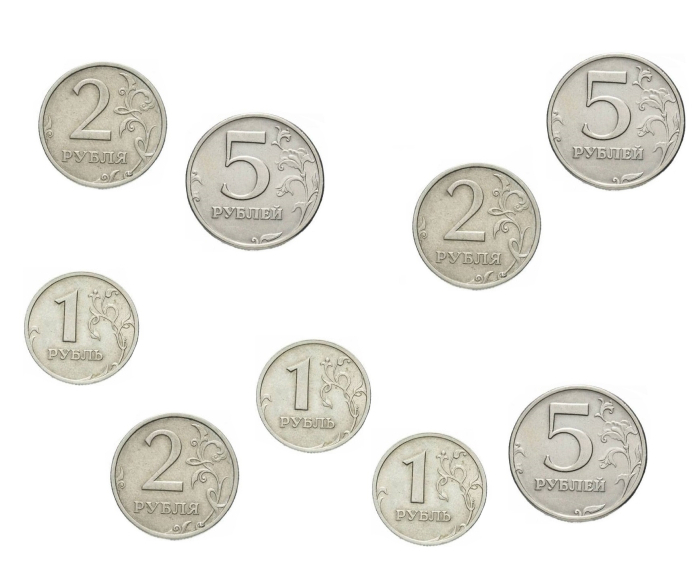
#> input picture labs/img/coins.jpg, 700 x 566 px, found by its file name
$ python lab3.py
#> lines starting #> are read from the running program, lines starting #| are printed output that depends on the picture; after the words box and inside, x2 and y2 are one past the last pixel; in counts of white or black regions, pixels touching at a corner belong together
import cv2
from matplotlib import pyplot as plt
import numpy as np


def find_coins_1_2_5(img_path):
    Dp = 116
    Dd = 132
    Dq = 142

    img = cv2.imread(img_path, 0)
#> img: shape (566, 700); min 46, max 255, mean 234.7

    ret, th1 = cv2.threshold(img, 250, 255, cv2.THRESH_BINARY_INV)
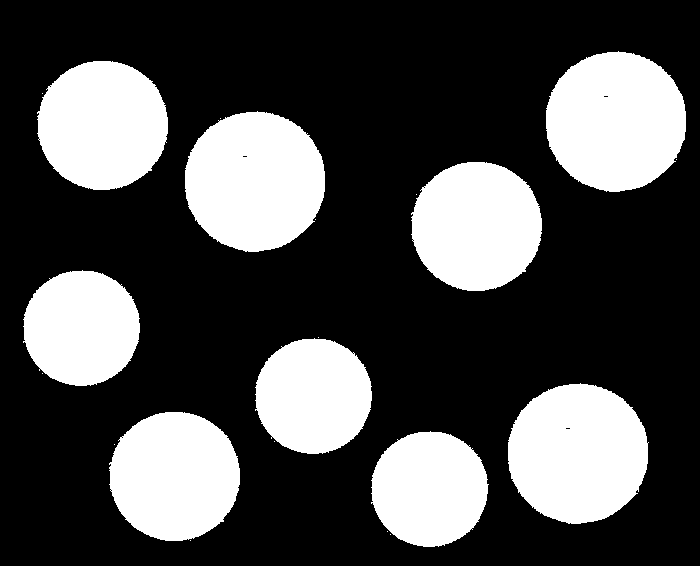
#> th1: shape (566, 700); 29.8% white; 21 white regions (12 under 20 px), largest, box (x1, y1, x2, y2) and area: (508, 383, 649, 524) 15491, (185, 111, 325, 252) 15488, (546, 51, 686, 192) 15486
    kernel = np.ones((3, 3), np.uint8)
    th2 = cv2.morphologyEx(th1, cv2.MORPH_OPEN, kernel)
#> th2: shape (566, 700); 29.8% white; 9 white regions, largest, box (x1, y1, x2, y2) and area: (546, 52, 686, 192) 15472, (508, 384, 648, 524) 15471, (185, 112, 325, 252) 15468
    B = cv2.morphologyEx(th2, cv2.MORPH_CLOSE, kernel)
#> B: shape (566, 700); 29.8% white; 9 white regions, largest, box (x1, y1, x2, y2) and area: (546, 52, 686, 192) 15476, (508, 384, 648, 524) 15475, (185, 112, 325, 252) 15472

    mask1 = np.zeros((Dp, Dp), dtype=np.uint8)
    cv2.circle(mask1, (int(Dp / 2), int(Dp / 2)), int(Dp / 2), 255, -1)
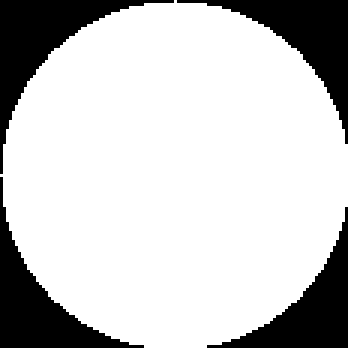
#> mask1: shape (116, 116) (shown 3 times larger); 78.4% white; 4 black regions, box (x1, y1, x2, y2) and area: (0, 0, 58, 58) 783, (59, 0, 116, 48) 725, (0, 59, 48, 116) 725, (69, 69, 116, 116) 668

    mask2 = np.zeros((Dd, Dd), dtype=np.uint8)
    cv2.circle(mask2, (int(Dd / 2), int(Dd / 2)), int(Dd / 2), 255, -1)
#> mask2: shape (132, 132); 78.5% white; 4 black regions, box (x1, y1, x2, y2) and area: (0, 0, 66, 66) 1004, (67, 0, 132, 55) 938, (0, 67, 55, 132) 938, (78, 78, 132, 132) 873

    mask5 = np.zeros((Dq, Dq), dtype=np.uint8)
    cv2.circle(mask5, (int(Dq / 2), int(Dq / 2)), int(Dq / 2), 255, -1)
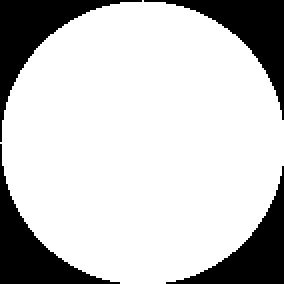
#> mask5: shape (142, 142) (shown 2 times larger); 78.4% white; 4 black regions, box (x1, y1, x2, y2) and area: (0, 0, 71, 71) 1159, (72, 0, 142, 60) 1088, (0, 72, 60, 142) 1088, (83, 83, 142, 142) 1018

    Q = cv2.erode(B, mask2, iterations=1)
#> Q: shape (566, 700); 0.04% white; 3 white regions, box (x1, y1, x2, y2) and area: (612, 118, 620, 125) 50, (251, 178, 259, 185) 50, (574, 450, 582, 457) 50
    Q = cv2.dilate(Q, mask2, iterations=1)
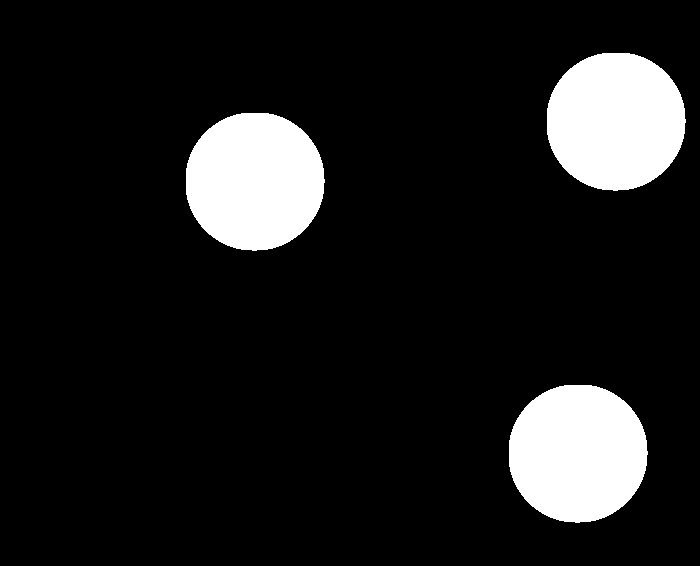
#> Q: shape (566, 700); 11.5% white; 3 white regions, box (x1, y1, x2, y2) and area: (547, 53, 686, 191) 15232, (186, 113, 325, 251) 15232, (509, 385, 648, 523) 15232

    B1 = cv2.bitwise_xor(B, Q)
#> B1: shape (566, 700); 18.2% white; 207 white regions (198 under 20 px), largest, box (x1, y1, x2, y2) and area: (110, 412, 240, 541) 13264, (38, 61, 168, 190) 13262, (412, 162, 542, 291) 13258
    B1 = cv2.morphologyEx(B1, cv2.MORPH_OPEN, kernel)
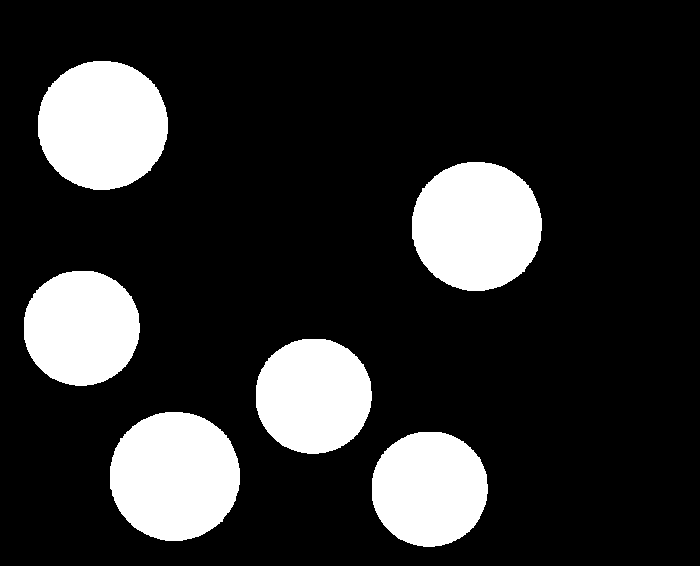
#> B1: shape (566, 700); 18.1% white; 6 white regions, box (x1, y1, x2, y2) and area: (110, 412, 240, 541) 13264, (38, 61, 168, 190) 13262, (412, 162, 542, 291) 13258, (256, 339, 372, 454) 10593, (24, 271, 140, 386) 10590, (372, 432, 488, 547) 10590

    D = cv2.erode(B1, mask1, iterations=1)
#> D: shape (566, 700); 0.11% white; 3 white regions, box (x1, y1, x2, y2) and area: (96, 119, 110, 132) 148, (470, 220, 484, 233) 148, (168, 470, 182, 483) 148
    D = cv2.dilate(D, mask1, iterations=1)
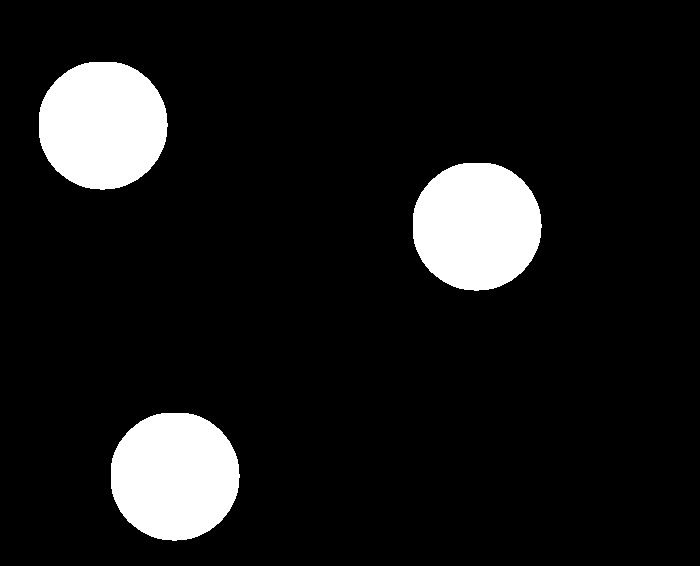
#> D: shape (566, 700); 9.9% white; 3 white regions, box (x1, y1, x2, y2) and area: (39, 62, 168, 190) 13091, (413, 163, 542, 291) 13091, (111, 413, 240, 541) 13091

    B2 = cv2.bitwise_xor(B1, D)
#> B2: shape (566, 700); 8.1% white; 190 white regions (184 under 20 px), largest, box (x1, y1, x2, y2) and area: (256, 339, 372, 454) 10593, (24, 271, 140, 386) 10590, (372, 432, 488, 547) 10590, (412, 216, 414, 240) 24, (110, 466, 112, 490) 24, (38, 115, 39, 137) 22
    P = cv2.morphologyEx(B2, cv2.MORPH_OPEN, kernel)
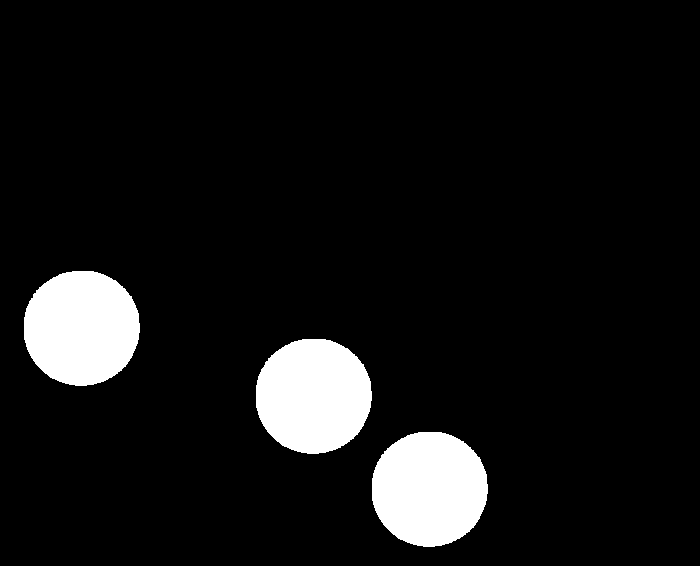
#> P: shape (566, 700); 8% white; 3 white regions, box (x1, y1, x2, y2) and area: (256, 339, 372, 454) 10593, (24, 271, 140, 386) 10590, (372, 432, 488, 547) 10590

    titles = ['Оригинал', 'Инвертированная бинаризация', 'Обработанное (открытие)', ' Обработанное (закрытие)', '1 рубль', '2 рубля', '5 рублей']
    images = [img, th1, th2, B, P, D, Q]

    for i in range(7):
        plt.subplot(2, 4, i + 1)
        plt.imshow(images[i], 'gray')
        plt.title(titles[i])
        plt.xticks([]), plt.yticks([])
    plt.show()


img_path = 'C:\\Users\\romAn\\Documents\\GitHub\\ComputerVision\\labs\\img\\coins.jpg'
find_coins_1_2_5(img_path)
